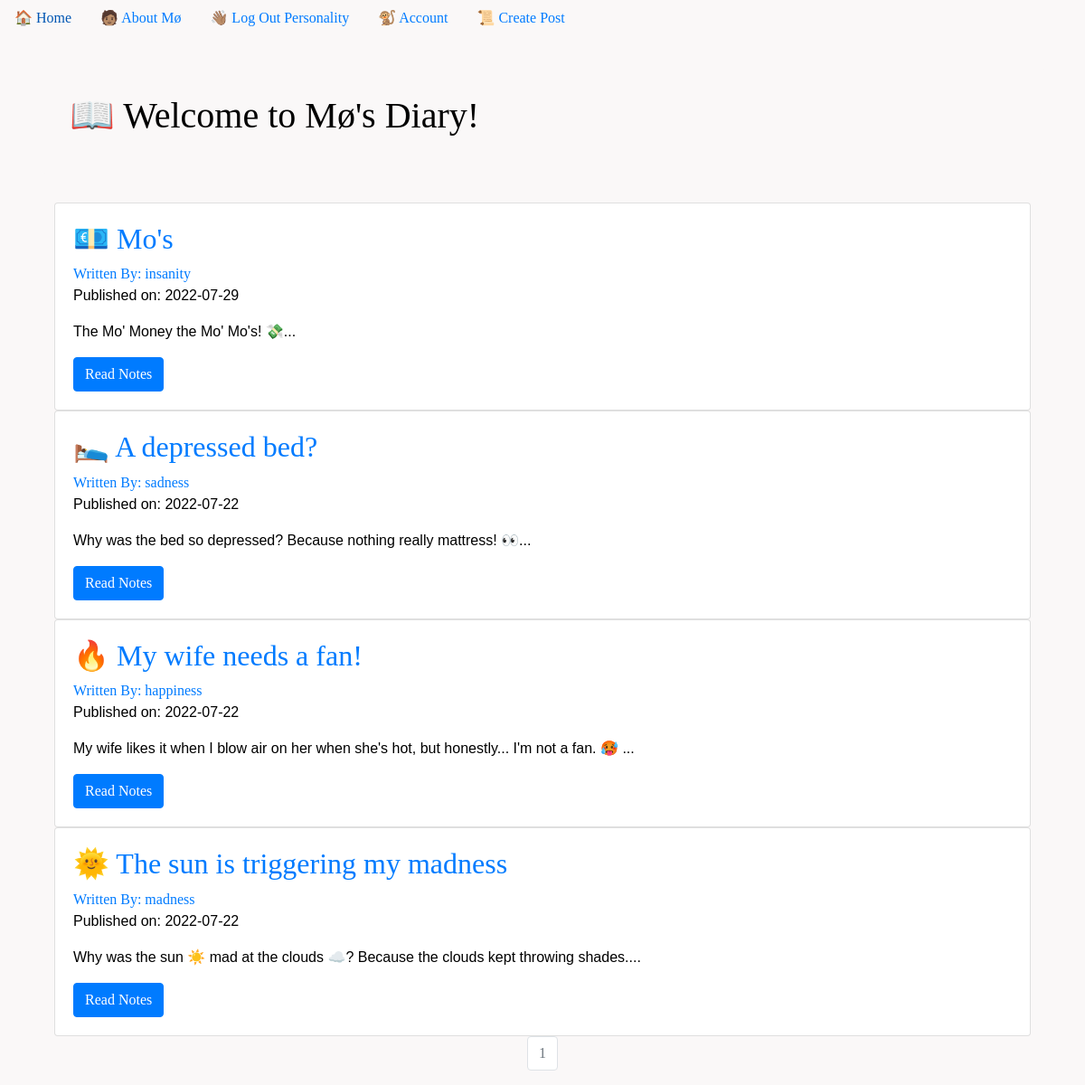
/ (signed in), run on the app's committed database.
### mosdiary/models.py (models this page shows, shortened)
class BlogPost(db.Model):
    users = db.relationship(User)
    id = db.Column(db.Integer, primary_key=True)
    user_id = db.Column(db.Integer, db.ForeignKey('users.id'), nullable=False)
    date = db.Column(db.DateTime, nullable=False, default=datetime.utcnow)
    title = db.Column(db.String(140), nullable=False)
    text = db.Column(db.Text, nullable=False)

class User(db.Model, UserMixin):
    __tablename__ = 'users'
    id = db.Column(db.Integer, primary_key = True)
    profile_image = db.Column(db.String(20), nullable=False, default='default_profile.png')
    email = db.Column(db.String(64), unique=True, index=True)
    username = db.Column(db.String(64), unique=True, index=True)
    password_hash = db.Column(db.String(128))
    posts = db.relationship('BlogPost', backref='author', lazy=True)

### mosdiary/core/views.py (the view)
@core.route('/')
def index():
    page = request.args.get('page', 1, type=int)
    blog_posts = BlogPost.query.order_by(BlogPost.date.desc()).paginate(page=page, per_page=10)
    return render_template('index.html',blog_posts=blog_posts)

### mosdiary/models.py (called while the page is built)
@login_manager.user_loader
def load_user(user_id):
    return User.query.get(user_id)

### mosdiary/templates/index.html (shortened to what this page needs)
{% extends "base.html" %}
{% block content %}
  <div class="jumbotron">
    <h1 class="word"></h1>
  </div>
  <div class="container">
    {% for post in blog_posts.items %}
    <div class="card" >
      <div class="card-body">
        <h2><a class="card-title" href="  {{ url_for('blog_posts.blog_post', blog_post_id=post.id) }}">{{ post.title }}</a></h2>
        <a href="{{ url_for('users.user_posts', username=post.author.username) }}">Written By: {{ post.author.username }}</a>
        <p>Published on: {{ post.date.strftime('%Y-%m-%d') }}</p>
        <p class="card-text">{{ post.text[:100] }}...</p>
        <a href="{{ url_for('blog_posts.blog_post', blog_post_id=post.id) }}" class="btn btn-primary">Read Notes</a>
      </div>
    </div>
   {% endfor %}
   <nav aria-label="Page navigation example">
     <ul class="pagination justify-content-center">
       {% for page_num in blog_posts.iter_pages(left_edge=1, right_edge=1, left_current=1, right_current=2) %}
          {% if blog_posts.page == page_num %}
          <li class="page-item disabled">
            <a class="page-link" href="{{ url_for('core.index', page=page_num) }}">{{ page_num }}</a></li>
          {% else %}
            <li class="page-item"><a class="page-link" href="{{ url_for('core.index', page=page_num) }}">{{ page_num }}</a></li>
          {% endif %}
      {% endfor %}
    </nav>
{% endblock %}

### mosdiary/static/master.css (style rules this page uses)
body { margin: 25; font-family: cursive; font-size: 1rem; font-weight: 400; line-height: 1.5; color: #000000; text-align: left; background-color: #faf8f8; }
.jumbotron { padding: 2rem 2rem; margin-top: 2em; margin-bottom: 2rem; background-color: #faf8f8; }
p , h3 { font-family: 'Gill Sans', 'Gill Sans MT', Calibri, 'Trebuchet MS', sans-serif; }

### data on the page
BlogPost: title "💶 Mo's", author.username "insanity", date "2022-07-29", text "The Mo' Money the Mo' Mo's! 💸"
BlogPost: title "🛌 A depressed bed?", author.username "sadness", date "2022-07-22", text "Why was the bed so depressed? Because nothing really mattress! 👀"
BlogPost: title "🔥 My wife needs a fan!", author.username "happiness", date "2022-07-22", text "My wife likes it when I blow air on her when she's hot, but honestly... I'm not a fan. 🥵"
BlogPost: title "🌞 The sun is triggering my madness", author.username "madness", date "2022-07-22", text "Why was the sun ☀️ mad at the clouds ☁️? Because the clouds kept throwing shades."

### other printed values
{{ page_num }} "1"
